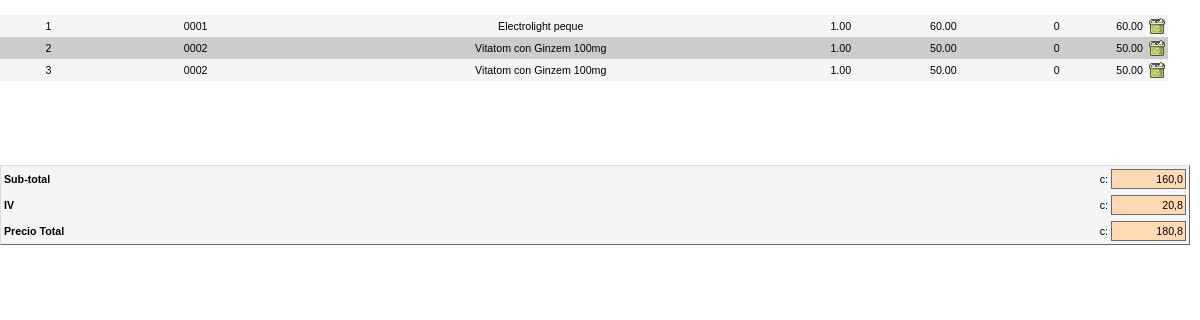
Screenshot of /includes/facturas_clientes/frame_lineas.php with the database file from the repository.
### tables this page shows
CREATE TABLE IF NOT EXISTS `factulineatmp` (
  `codfactura` int(11) NOT NULL,
  `numlinea` int(4) NOT NULL AUTO_INCREMENT,
  `codfamilia` int(3) NOT NULL,
  `codigo` varchar(15) NOT NULL,
  `cantidad` decimal(19,2) NOT NULL,
  `precio` decimal(19,2) NOT NULL,
  `importe` decimal(19,2) NOT NULL,
  `dcto` tinyint(4) NOT NULL,
  PRIMARY KEY (`codfactura`,`numlinea`)
);

CREATE TABLE IF NOT EXISTS `articulos` (
  `codarticulo` int(10) NOT NULL AUTO_INCREMENT,
  `codfamilia` int(5) NOT NULL,
  `referencia` varchar(35) NOT NULL,
  `descripcion` varchar(35) NOT NULL,
  `impuesto` float NOT NULL,
  `codproveedor1` int(5) NOT NULL DEFAULT '1',
  `codproveedor2` int(5) NOT NULL,
  `descripcion_corta` varchar(35) NOT NULL,
  `codubicacion` int(3) NOT NULL,
  `stock` int(10) NOT NULL,
  `stock_minimo` int(8) NOT NULL,
  `aviso_minimo` varchar(1) NOT NULL DEFAULT '0',
  `datos_producto` varchar(200) NOT NULL,
  `fecha_alta` date NOT NULL DEFAULT '0000-00-00',
  `codembalaje` int(3) NOT NULL,
  `unidades_caja` int(8) NOT NULL,
  `precio_ticket` varchar(1) NOT NULL DEFAULT '0',
  `modificar_ticket` varchar(1) NOT NULL DEFAULT '0',
  `observaciones` text NOT NULL,
  `precio_compra` decimal(19,2) DEFAULT NULL,
  `precio_almacen` decimal(19,2) DEFAULT NULL,
  `precio_tienda` decimal(19,2) DEFAULT NULL,
  `precio_pvp` decimal(19,2) DEFAULT NULL,
  `precio_iva` decimal(19,2) DEFAULT NULL,
  `codigobarras` varchar(15) NOT NULL,
  `imagen` varchar(200) NOT NULL,
  `borrado` varchar(1) NOT NULL DEFAULT '0',
  PRIMARY KEY (`codarticulo`)
);

### includes/facturas_clientes/frame_lineas.php (the view, shortened to what this page needs)
<link href="../estilos/estilos.css" type="text/css" rel="stylesheet">
<?php
$codfacturatmp = $_POST["codfacturatmp"];
$modif = $_POST["modif"];
if ($modif <> 1) {
    if (!isset($codfacturatmp)) {
        $codfacturatmp = $_GET["codfacturatmp"];
    }
}
?>
<div id="xdetalleAW">
    <table class="fuente8" width="98%" cellspacing=0 cellpadding=3 border=0 ID="Table1">
        <?php
        $baseimp=0;
        $sel_lineas = "SELECT factulineatmp.*,articulos.*,familias.nombre as nombrefamilia FROM factulineatmp,articulos,familias WHERE factulineatmp.codfactura='$codfacturatmp' AND factulineatmp.codigo=articulos.codarticulo AND factulineatmp.codfamilia=articulos.codfamilia AND articulos.codfamilia=familias.codfamilia ORDER BY factulineatmp.numlinea ASC";
        $rs_lineas = mysql_query($sel_lineas);
        for ($i = 0; $i < mysql_num_rows($rs_lineas); $i++) {
            $numlinea = mysql_result($rs_lineas, $i, "numlinea");
            $referencia = mysql_result($rs_lineas, $i, "referencia");
            $descripcion = mysql_result($rs_lineas, $i, "descripcion");
            $cantidad = mysql_result($rs_lineas, $i, "cantidad");
            $precio = mysql_result($rs_lineas, $i, "precio");
            $importe = mysql_result($rs_lineas, $i, "importe");
            $baseimp = $importe + $baseimp;
            $descuento = mysql_result($rs_lineas, $i, "dcto");
            if ($i % 2) {
                $fondolinea = "itemParTabla";
            } else {
                $fondolinea = "itemImparTabla";
            }
            ?>
            <tr class="<?php echo $fondolinea ?>">
                <td width="10%"><div align="center"><?php echo $i + 1 ?></div></td>
                <td width="16%"><div align="center"><?php echo $referencia ?></div></td>
                <td width="45%"><div align="center"><?php echo $descripcion ?></div></td>
                <td width="8%" class="aCentro"><?php echo $cantidad ?></td>
                <td width="10%" class="aCentro"><?php echo $precio ?></td>
                <td width="10%" class="aCentro"><?php echo $descuento ?></td>
                <td width="6%" class="aCentro"><?php echo $importe ?></td>
                <td width="6%"><a href="javascript:eliminar_linea(<?php echo $codfacturatmp ?>,<?php echo $numlinea ?>,<?php echo $importe ?>)"><img src="../img/eliminar.png" border="0"></a></td>
            </tr>
            <?php
        }
        $baseiva = $baseimp * ($ivaimp / 100);
        $preciotot = $baseimp + $baseiva;
        ?>
    </table>
</div>
<div id="ztotalesaw" align="right">
    <table width="100%" border=0 align="right" cellpadding=3 cellspacing=0 class="fuente8">
        <tr>
            <td width="70%" class="busqueda"><b>Sub-total</b></td>
            <td width="30%" align="right"><div align="right"><?php echo $simbolomoneda ?>
                    <input class="cajaTotales" name="baseimponible" type="text" id="baseimponible" size="12" value="<?php echo number_format($baseimp, 1, ",", "."); ?>" align="right" readonly>
                </div></td>
        </tr>
        <tr>
            <td class="busqueda"><b>IV</b></td>
            <td align="right"><div align="right"><?php echo $simbolomoneda ?>
                    <input class="cajaTotales" name="baseimpuestos" type="text" id="baseimpuestos" size="12" align="right" value="<?php echo number_format($baseiva, 1, ",", "."); ?>" readonly>
                </div></td>
        </tr>
        <tr>
            <td class="busqueda"><b>Precio Total</b></td>
            <td align="right"><div align="right"><?php echo $simbolomoneda ?>
                    <input class="cajaTotales" name="preciototal" type="text" id="preciototal" size="12" align="right" value="<?php echo number_format($preciotot, 1, ",", "."); ?>" readonly>
                </div></td>
        </tr>
    </table>
</div>

### includes/estilos/estilos.css (style rules this page uses)
#xdetalleAW { position:absolute; top:15px; left:-8px; width:100%; height:165px; overflow: auto; }
#ztotalesaw { position:absolute; top:165px; left:0px; width:99%; height:78px; background-color:#f5f5f5; border-top:solid 1px #dcdcdc; border-left:solid 1px #dcdcdc; border-right:solid 1px #696969; border-bottom:solid 1px #696969; }
.itemParTabla { background-color:#ccc; }
.itemImparTabla { background-color:#f5f5f5; }
a:link { font:8pt verdana,arial; color:#000; }
.fuente8 { font:8pt helvetica; }
.aCentro { text-align:center; }
.cajaTotales { background-color:#FFD9B3; font:8pt helvetica; color:#000; width:75px; border-color:#696969; border-style :solid; border-width :1px; height:15pt; text-align:right; }

### rows the page displays
factulineatmp: articulos.referencia "0001", articulos.descripcion "Electrolight peque", cantidad "1.00", precio "60.00", dcto "0", importe "60.00"
factulineatmp: articulos.referencia "0002", articulos.descripcion "Vitatom con Ginzem 100mg", cantidad "1.00", precio "50.00", dcto "0", importe "50.00"
factulineatmp: articulos.referencia "0002", articulos.descripcion "Vitatom con Ginzem 100mg", cantidad "1.00", precio "50.00", dcto "0", importe "50.00"

### other values shown
$simbolomoneda "c:"
